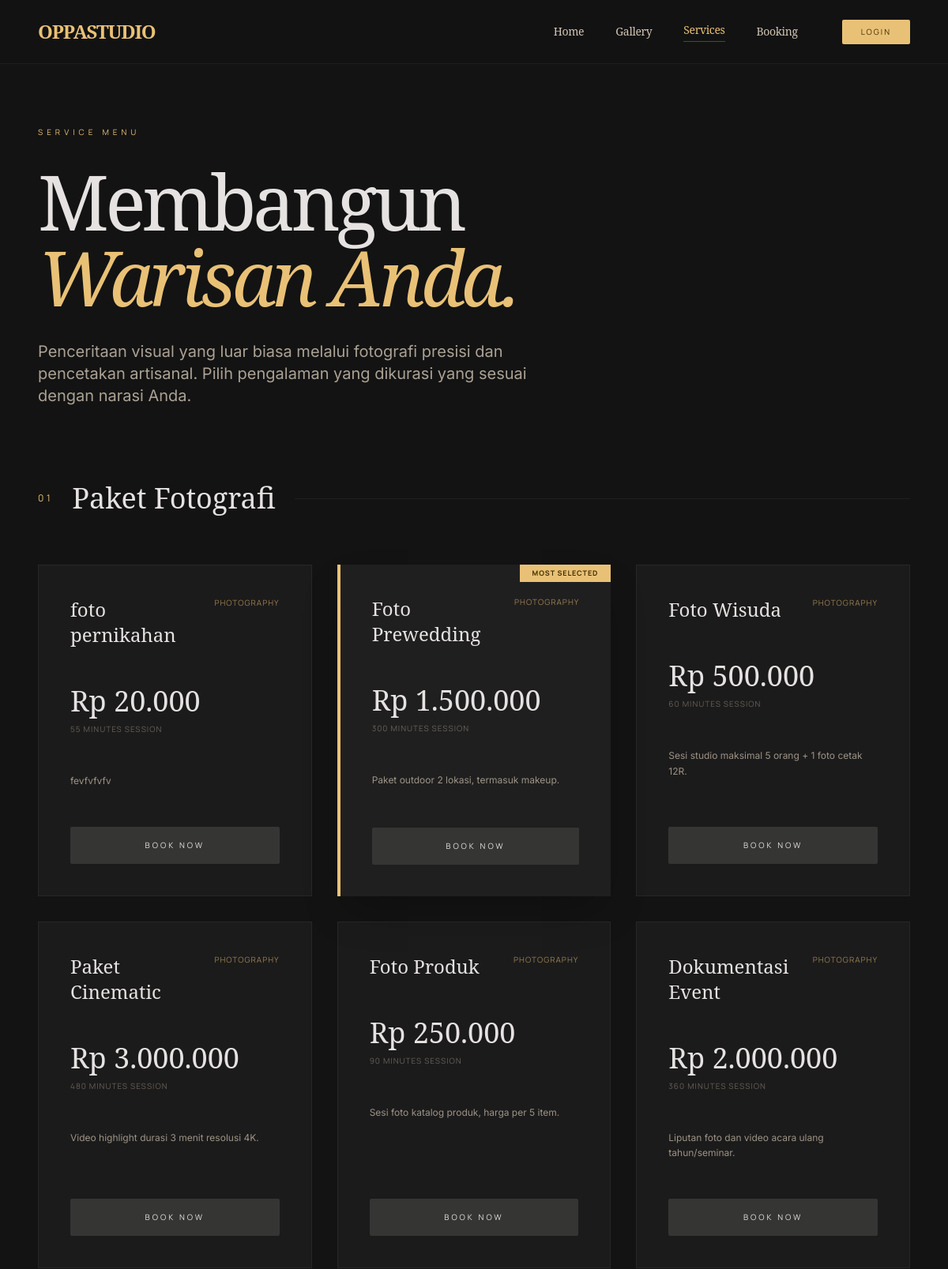
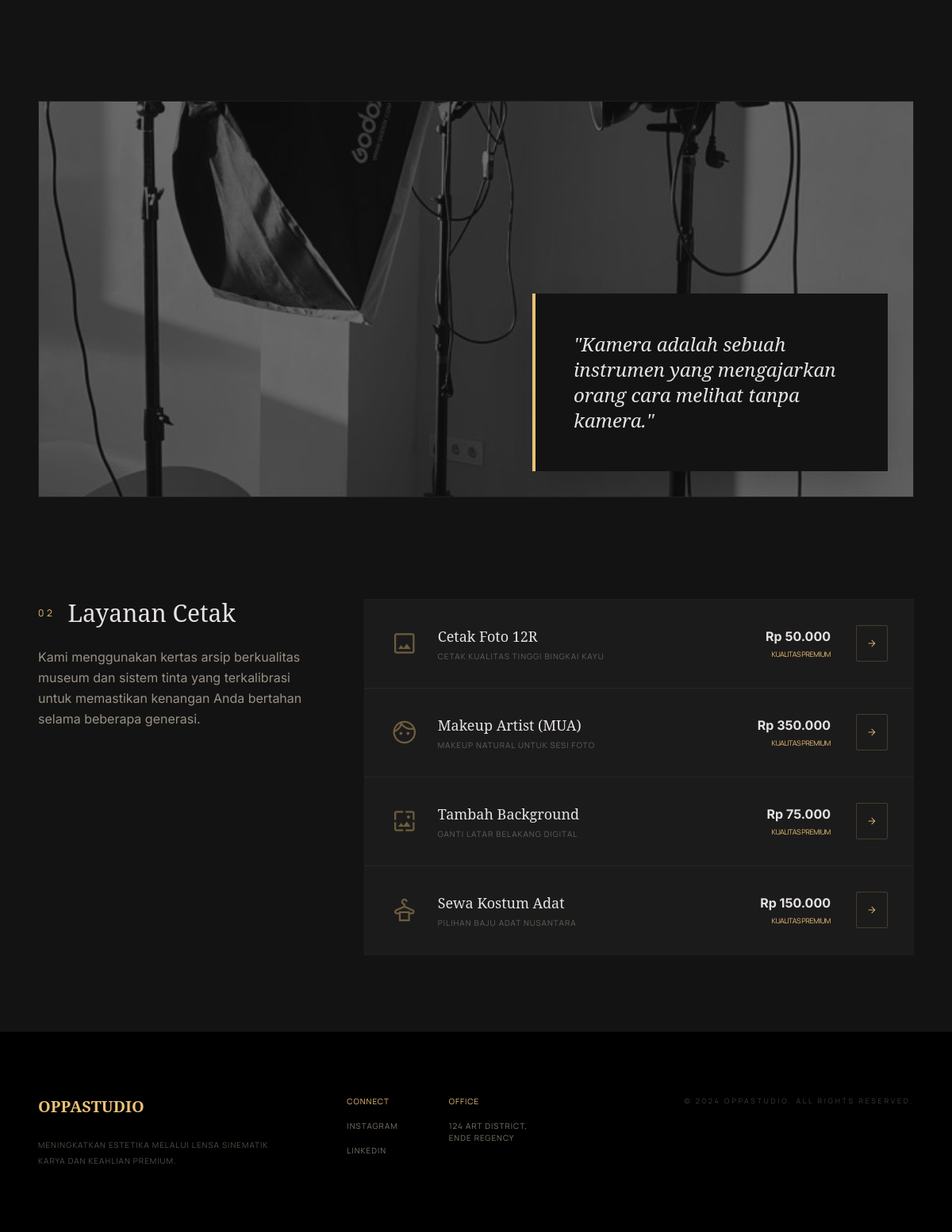
/services.php, run on the app's committed database (2 pictures, top to bottom).
### tables this page shows
CREATE TABLE `paket` (
  `id_paket` int NOT NULL,
  `nama_paket` varchar(100) NOT NULL,
  `harga` int NOT NULL,
  `deskripsi` text,
  `durasi` varchar(50) DEFAULT NULL,
  `created_at` timestamp NULL DEFAULT CURRENT_TIMESTAMP,
  `status_paket` enum('aktif','nonaktif') DEFAULT 'aktif'
);

CREATE TABLE `layanan_cetak` (
  `id_layanan` int NOT NULL,
  `nama_layanan` varchar(100) NOT NULL,
  `harga` int NOT NULL,
  `deskripsi` text
);

### services.php (the view, shortened to what this page needs)
<?php
include 'config/koneksi.php';
$query_paket = mysqli_query($conn, "SELECT * FROM paket ORDER BY id_paket ASC");
$query_cetak = mysqli_query($conn, "SELECT * FROM layanan_cetak ORDER BY id_layanan ASC");
?>
<!DOCTYPE html>
<html class="dark" lang="en">
<!DOCTYPE html>
<html class="dark" lang="en">
<head>
    <script src="https://cdn.tailwindcss.com?plugins=forms,container-queries"></script>
    <script id="tailwind-config">
        tailwind.config = {
            darkMode: "class",
            theme: {
                extend: {
                    colors: {
                        "primary": "#e9c176",
                        "on-primary": "#412d00",
                        "background": "#131313",
                        "surface": "#131313",
                        "on-surface": "#e5e2e1",
                        "surface-container": "#201f1f",
                        "surface-container-low": "#1c1b1b",
                        "surface-container-highest": "#353534",
                        "on-surface-variant": "#d1c5b4",
                        "outline-variant": "#4e4639",
                    },
                    fontFamily: {
                        "headline": ["Noto Serif"],
                        "body": ["Inter"],
                        "label": ["Manrope"]
                    }
                },
            },
        }
    </script>
</head>
<body class="bg-surface text-on-surface-variant selection:bg-primary/30">
    <?php include 'includes/navbar.php'; ?>
    <main class="pt-40 pb-24">
        <section class="px-8 md:px-12 mb-24 max-w-7xl mx-auto">
            <div class="max-w-4xl space-y-8">
                <span class="font-label text-primary tracking-[0.5em] uppercase text-[10px] block">Service Menu</span>
                <h1 class="text-6xl md:text-8xl font-headline tracking-tighter text-on-surface leading-none">
                    Membangun <br/><span class="text-primary italic font-normal">Warisan Anda.</span>
                </h1>
                <p class="text-lg md:text-xl font-body max-w-2xl leading-relaxed text-on-surface-variant opacity-80">
                    Penceritaan visual yang luar biasa melalui fotografi presisi dan pencetakan artisanal. Pilih pengalaman yang dikurasi yang sesuai dengan narasi Anda.
                </p>
            </div>
        </section>
        <section class="px-8 md:px-12 mb-32 max-w-7xl mx-auto">
            <div class="flex items-center gap-6 mb-16">
                <span class="font-label text-xs tracking-[0.3em] uppercase text-primary">01</span>
                <h2 class="text-3xl md:text-4xl font-headline text-on-surface">Paket Fotografi</h2>
                <div class="h-[1px] flex-grow bg-white/5"></div>
            </div>
            <div class="grid grid-cols-1 md:grid-cols-3 gap-8">
                <?php while($row = mysqli_fetch_assoc($query_paket)): ?>
                    <?php
                        $is_premium = (stripos($row['nama_paket'], 'Premium') !== false || $row['id_paket'] == 2);
                        $card_class = $is_premium
                            ? "bg-surface-container border-l-4 border-primary relative overflow-hidden group shadow-2xl"
                            : "bg-surface-container-low border border-white/5 hover:border-primary/50 transition-all duration-700 group";
                    ?>
                    <div class="<?= $card_class ?> p-10 flex flex-col justify-between h-full">
                        <?php if($is_premium): ?>
                            <div class="absolute top-0 right-0 bg-primary px-4 py-1 text-[9px] font-label font-bold text-on-primary uppercase tracking-widest">Most Selected</div>
                        <?php endif; ?>
                        <div class="space-y-12">
                            <div class="flex justify-between items-start">
                                <h3 class="text-2xl font-headline text-on-surface"><?= $row['nama_paket'] ?></h3>
                                <span class="font-label text-[10px] text-primary/60 uppercase tracking-widest">Photography</span>
                            </div>
                            <div class="space-y-2">
                                <span class="text-4xl font-headline text-on-surface">Rp <?= number_format($row['harga'], 0, ',', '.') ?></span>
                                <p class="text-[10px] font-label text-on-surface-variant/40 uppercase tracking-widest"><?= $row['durasi'] ?> Minutes Session</p>
                            </div>
                            <div class="text-xs font-body leading-relaxed opacity-70 group-hover:text-on-surface transition-colors">
                                <?= $row['deskripsi'] ?>
                            </div>
                        </div>
                        <a href="booking.php?id_paket=<?= $row['id_paket'] ?>" class="block w-full text-center mt-12 bg-surface-container-highest text-on-surface font-label text-[10px] tracking-[0.3em] uppercase py-4 rounded-sm group-hover:bg-primary group-hover:text-on-primary transition-all">
                            Book Now
                        </a>
        </div>
    <?php endwhile; ?>
</div>
        </section>
        <section class="mb-32 px-8 md:px-12 max-w-7xl mx-auto">
            <div class="relative h-[500px] w-full border border-white/5 overflow-hidden">
                <img src="asset/lig.jpg"
                     alt="Professional studio lighting setup"
                     class="w-full h-full object-cover grayscale opacity-40 hover:scale-105 transition-transform duration-1000" />
                <div class="absolute bottom-8 right-8 bg-background p-8 md:p-12 max-w-md border-l-4 border-primary shadow-2xl">
                    <p class="font-headline text-xl md:text-2xl text-on-surface italic leading-relaxed">
                        "Kamera adalah sebuah instrumen yang mengajarkan orang cara melihat tanpa kamera."
                    </p>
                </div>
            </div>
        </section>
        <section class="px-8 md:px-12 max-w-7xl mx-auto">
            <div class="flex flex-col md:flex-row gap-16">
                <div class="md:w-1/3 space-y-6">
                    <div class="flex items-center gap-4">
                        <span class="font-label text-xs tracking-[0.3em] uppercase text-primary">02</span>
                        <h2 class="text-3xl font-headline text-on-surface">Layanan Cetak</h2>
                    </div>
                    <p class="text-on-surface-variant font-body leading-relaxed opacity-70">
                        Kami menggunakan kertas arsip berkualitas museum dan sistem tinta yang terkalibrasi untuk memastikan kenangan Anda bertahan selama beberapa generasi.
                    </p>
                </div>
                <div class="md:w-2/3">
                    <div class="grid grid-cols-1 divide-y divide-white/5 border border-white/5">
                        <?php while($cetak = mysqli_fetch_assoc($query_cetak)): ?>
                            <div class="bg-surface-container-low p-8 flex justify-between items-center group hover:bg-surface-container transition-all">
                                <div class="flex items-center gap-6">
                                    <span class="material-symbols-outlined text-primary/40 text-4xl group-hover:text-primary transition-colors">
                                    </span>
                                    <div>
                                        <h4 class="text-lg font-headline text-on-surface"><?= $cetak['nama_layanan'] ?></h4>
                                        <p class="text-[10px] font-label uppercase tracking-widest text-on-surface-variant/40 mt-1">
                                            <?= $cetak['deskripsi'] ?>
                                        </p>
                                    </div>
                                </div>
                                <div class="flex items-center gap-8">
                                    <div class="text-right">
                                        <p class="font-body text-on-surface font-bold">Rp <?= number_format($cetak['harga'], 0, ',', '.') ?></p>
                                        <p class="text-[9px] font-label text-primary uppercase tracking-tighter mt-1">
                                            Kualitas Premium
                                        </p>
                                    </div>
                                    <a href="order_layanan.php?id_layanan=<?= $cetak['id_layanan'] ?>"
                                    class="border border-primary/20 text-primary p-3 hover:bg-primary hover:text-black transition-all duration-300 flex items-center justify-center rounded-sm group-hover:border-primary"
                                    title="Pesan Layanan Ini">
                                        <span class="material-symbols-outlined text-sm">arrow_forward</span>
                                    </a>
                                </div>
                            </div>
                        <?php endwhile; ?>
                    </div>
                </div>
            </div>
        </section>
    </main>
    <footer class="bg-black py-20 px-8 md:px-12 border-t border-white/5">
        <div class="max-w-7xl mx-auto grid grid-cols-1 md:grid-cols-3 gap-16">
            <div class="space-y-6">
                <span class="text-xl font-headline text-primary font-bold">OPPASTUDIO</span>
                <p class="font-label text-[10px] tracking-widest uppercase text-on-surface-variant/40 leading-loose">
                    Meningkatkan estetika melalui lensa sinematik karya dan keahlian premium.
                </p>
            </div>
            <div class="flex gap-16">
                <div class="space-y-4">
                    <h5 class="font-label text-[10px] tracking-widest uppercase text-primary">Connect</h5>
                    <a href="#" class="block font-label text-[10px] tracking-widest uppercase text-on-surface-variant/60 hover:text-primary transition-colors">Instagram</a>
                    <a href="#" class="block font-label text-[10px] tracking-widest uppercase text-on-surface-variant/60 hover:text-primary transition-colors">LinkedIn</a>
                </div>
                <div class="space-y-4">
                    <h5 class="font-label text-[10px] tracking-widest uppercase text-primary">Office</h5>
                    <p class="font-label text-[10px] tracking-widest uppercase text-on-surface-variant/60">124 Art District,<br>Ende Regency</p>
                </div>
            </div>
            <div class="md:text-right space-y-4">
                <p class="font-label text-[9px] tracking-[0.3em] uppercase text-on-surface-variant/30">© 2024 OPPASTUDIO. All Rights Reserved.</p>
            </div>
        </div>
    </footer>
</body>
</html>

### includes/navbar.php (shortened to what this page needs)
<?php
$current_page = basename($_SERVER['PHP_SELF']);
$is_logged_in = isset($_SESSION['login']) && $_SESSION['login'] === true;
?>
<nav class="fixed top-0 w-full z-50 bg-[#131313]/80 backdrop-blur-xl border-b border-white/5">
    <div class="flex justify-between items-center px-8 md:px-12 py-6">
        <a href="index.php" class="text-2xl font-bold tracking-tighter text-primary font-headline uppercase">
            OPPASTUDIO
        </a>
        <div class="hidden md:flex gap-10 items-center">
            <?php
            $menus = [
                'index.php' => 'Home',
                'gallery.php' => 'Gallery',
                'services.php' => 'Services',
                'booking.php' => 'Booking'
            ];
            foreach ($menus as $file => $label):
                $activeClass = ($current_page == $file) ? 'text-primary border-b border-primary/30 pb-1' : 'text-on-surface-variant hover:text-primary';
            ?>
                <a href="<?= $file ?>" class="font-headline text-sm tracking-tight transition-colors duration-300 <?= $activeClass ?>">
                    <?= $label ?>
                </a>
            <?php endforeach; ?>
            <?php if ($is_logged_in): ?>
                <div class="flex items-center gap-4 ml-4">
                    <span class="text-on-surface-variant font-label text-[10px] tracking-widest uppercase">
                        Hi, <?= explode(' ', $_SESSION['nama'])[0] ?>
                    </span>
                    <a href="auth/logout.php" class="border border-primary/30 text-primary px-4 py-2 rounded-sm font-label text-[10px] tracking-[0.2em] uppercase hover:bg-primary hover:text-on-primary transition-all">
                        Logout
                    </a>
                </div>
            <?php else: ?>
                <a href="auth/login.php" class="bg-primary text-on-primary px-6 py-2 rounded-sm font-label text-[10px] tracking-[0.2em] uppercase hover:brightness-110 transition-all ml-4">
                    Login
                </a>
            <?php endif; ?>
        </div>
    </div>
</nav>

### services.php (style rules this page uses)
.material-symbols-outlined { font-variation-settings: 'FILL' 0, 'wght' 300, 'GRAD' 0, 'opsz' 24; }
body { background-color: #131313; color: #d1c5b4; font-family: 'Inter', sans-serif; -webkit-font-smoothing: antialiased; }

### data on the page
paket: nama_paket "foto pernikahan", harga "20.000", durasi "55", deskripsi "fevfvfvfv"
paket: shows "MOST SELECTED", nama_paket "Foto Prewedding", harga "1.500.000", durasi "300", deskripsi "Paket outdoor 2 lokasi, termasuk makeup."
paket: nama_paket "Foto Wisuda", harga "500.000", durasi "60", deskripsi "Sesi studio maksimal 5 orang + 1 foto cetak 12R."
paket: nama_paket "Paket Cinematic", harga "3.000.000", durasi "480", deskripsi "Video highlight durasi 3 menit resolusi 4K."
paket: nama_paket "Foto Produk", harga "250.000", durasi "90", deskripsi "Sesi foto katalog produk, harga per 5 item."
paket: nama_paket "Dokumentasi Event", harga "2.000.000", durasi "360", deskripsi "Liputan foto dan video acara ulang tahun/seminar."
layanan_cetak: nama_layanan "Cetak Foto 12R", deskripsi "CETAK KUALITAS TINGGI BINGKAI KAYU", harga "50.000"
layanan_cetak: nama_layanan "Makeup Artist (MUA)", deskripsi "MAKEUP NATURAL UNTUK SESI FOTO", harga "350.000"
layanan_cetak: nama_layanan "Tambah Background", deskripsi "GANTI LATAR BELAKANG DIGITAL", harga "75.000"
layanan_cetak: nama_layanan "Sewa Kostum Adat", deskripsi "PILIHAN BAJU ADAT NUSANTARA", harga "150.000"

### other printed values
$label "Home"
$label "Gallery"
$label "Services"
$label "Booking"
